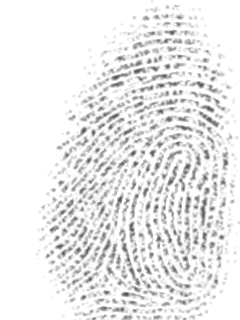
#> input picture notebooks/102_8.tif, 240 x 320 px
$ python -i standardization.py   (imports and definitions only)
#> lines starting #> are read from the running program, lines starting #| are printed output that depends on the picture; after the words box and inside, x2 and y2 are one past the last pixel; in counts of white or black regions, pixels touching at a corner belong together
### notebooks/modules/mask_and_contour.py
import cv2 as cv
import numpy as np
from skimage.filters.rank import enhance_contrast_percentile
from skimage.morphology import disk
from .other import find_contours_result


def threshold_with_enhance(im, ker_ksize=20, p0=0.1, p1=.45):
    """

    Args:
        im: fingerprint image
        ker_ksize: disk kernel size
        p0: first parameter
        p1: second parameter

    Use  enhance contrast percentile for getting binary inv
    Returns: binary fingeprint image

    """
    disk_ker = disk(ker_ksize)
    enh_im = enhance_contrast_percentile(im, disk_ker, p0=p0, p1=p1)
    thresh = cv.threshold(enh_im, 0, 255, cv.THRESH_BINARY)[1]

    return thresh


def get_mask(im, ker_ksize=20, p0=0.1, p1=.6):
    """

    Args:
        im: fingeprint image
        ker_ksize: disk kernel size
        p0: first parameter
        p1: second parameter

    Function for getting mask of fingerprint image

    Returns: mask of fingerprint image

    """
    thresh_im = threshold_with_enhance(im, ker_ksize=ker_ksize, p0=p0, p1=p1)
    res = cv.findContours(thresh_im, cv.RETR_EXTERNAL, cv.CHAIN_APPROX_NONE)

    contours, hierarchy = find_contours_result(res)
    merge_contours = np.vstack(contours)

    hull = cv.convexHull(merge_contours)

    mask = np.zeros((im.shape[0], im.shape[1]), dtype=np.uint8)
    mask = cv.fillConvexPoly(mask, hull, 255)

    return mask

### notebooks/modules/other.py


def find_contours_result(res):
    """

    Args:
        res: results of findContours function
    Function return contours and hierarchy

    Returns: contours, hierarchy

    """
    if len(res) == 2:
        return res[0], res[1]
    elif len(res) == 3:
        return res[1], res[2]
    else:
        return None

### notebooks/modules/standardization.py
import cv2 as cv
import numpy as np
from .other import *
from .mask_and_contour import get_mask


def invers_color(image):
    """

    Args:
        image: grayscale fingeprint image
    Function inverses color if mean color more than Gmax/2.
    Where Gmax is max grayscale value.

    Returns: invers grayscale image

    """
    if image.mean() > 127.5:
        inv_image = cv.bitwise_not(image)
    else:
        inv_image = image.copy()

    return inv_image


def get_proportion(im):
    """

    Args:
        im: image
    Function for getting proportion of image

    Returns: ration of height and width image

    """
    propotion = im.shape[0] / im.shape[1]
    return propotion


def get_golden_ratio_image(im):
    phi = (np.sqrt(5) + 1) / 2
    pr = get_proportion(im)

    if pr > phi:
        new_height = int(im.shape[1] * phi)
        new_im = im[:new_height, :]

        return new_im
    else:
        return im


def crop_fp_image(fp_image, bound_const=5, with_golden_ratio=True):
    """

    Args:
        fp_image: fingerprint image
        bound_const: width of border around fingerprint image
        with_golden_ratio: bool. Use or not golden ratio proportion
    Function use convex hull to find finger and crop it

    Returns: fingerprint image without background

    """
    # invert colors (black -> white, white -> black)
    # and binarize image

    temp_image = fp_image

    # get contours and unite contours
    res = cv.findContours(image=temp_image, mode=cv.RETR_EXTERNAL,
                          method=cv.CHAIN_APPROX_SIMPLE)

    contours, hierarchy = find_contours_result(res)
    new_contour = np.vstack(contours)

    # find parameters of bounding rectangle
    x1, y1, width, height = cv.boundingRect(new_contour)
    x2, y2 = x1 + width, y1 + height
    x1, y1 = x1, y1

    # check coordinates of rectangle
    if x1 < 0:
        x1 = 0

    if y1 < 0:
        y1 = 0

    if x2 > temp_image.shape[1]:
        x2 = temp_image.shape[1]

    if y2 > temp_image.shape[0]:
        y2 = temp_image.shape[0]

    # make new image
    resized_image = temp_image[y1:y2, x1:x2]

    # crop bottom peace of fingeprint
    if with_golden_ratio:
        resized_image = get_golden_ratio_image(resized_image)

    resized_image = cv.copyMakeBorder(resized_image, bound_const, bound_const,
                      bound_const, bound_const, cv.BORDER_CONSTANT, value=0)
    return resized_image


def resize_fp_image(im, new_width=400, interpolation=cv.INTER_LINEAR):
    """

    Args:
        im: fingerprint image
        new_width: new fingerprint image width
        interpolation: interpolation methods

    Function resizes image to new image with new_width and height with saving proportion

    Returns: resized image with new_width

    """
    height, width = im.shape
    k = height/width

    resized_image = cv.resize(im, (new_width, int(new_width*k)), interpolation=interpolation)

    return resized_image


def standardize_image(im, bound_const=5, new_width=400, interpolation=cv.INTER_LINEAR,
                      with_golden_ratio=True, with_ench=True, ker_ksize=20, p0=0.1, p1=.45):
    """

    Args:
        im: fingerprint imgae
        bound_const: width of border around fingerprint image
        new_width: new_width of fingerprint image
        interpolation: Interpolation method
        with_golden_ratio: bool. Use or not golden ratio proportion
        with_ench: use enhancement
        ker_ksize: disk kernel size
        p0: first parameter
        p1: second parameter

    Function for getting standardize fingerprint image

    Returns: standardize fingerprint image
    """

    inv_im = invers_color(im)
    if with_ench:
        mask = get_mask(inv_im, ker_ksize=ker_ksize, p0=p0, p1=p1) == 255
        inv_im[mask==False] = 0

    crop_im = crop_fp_image(inv_im)
    resized_im = resize_fp_image(crop_im)

    return resized_im

>>> import cv2
>>> picture = cv2.imread('../102_8.tif', cv2.IMREAD_GRAYSCALE)
#> picture is the input picture: shape (320, 240); min 82, max 255, mean 235
>>> result = standardize_image(picture)
#> in invers_color, `inv_image = cv.bitwise_not(image)`:
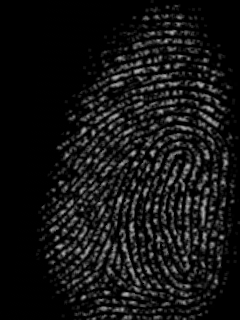
#> inv_image: shape (320, 240); min 0, max 173, mean 20
#> in threshold_with_enhance, `enh_im = enhance_contrast_percentile(im, disk_ker, p0=p0, p1=p1)`:
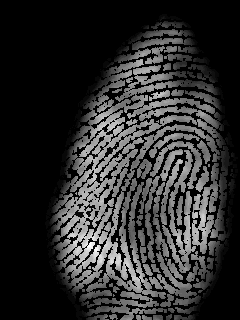
#> enh_im: shape (320, 240); min 0, max 31, mean 5.4; drawn with min black and max white
#> in threshold_with_enhance, `thresh = cv.threshold(enh_im, 0, 255, cv.THRESH_BINARY)[1]`:
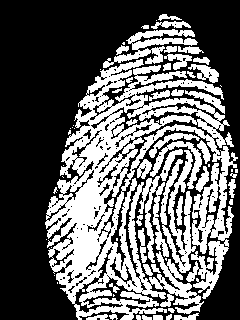
#> thresh: shape (320, 240); 38.8% white; 66 white regions (24 under 20 px)
#> in get_mask, `res = cv.findContours(thresh_im, cv.RETR_EXTERNAL, cv.CHAIN_APPROX_NONE)`: res = 65 contours, 33 with area under 20; largest, box (x1, y1, x2, y2) and area: (45, 59, 238, 320) 24249, (160, 150, 196, 273) 1418, (103, 29, 198, 68) 996, (150, 141, 202, 189) 470, (188, 64, 219, 83) 254
#> in get_mask, `contours, hierarchy = find_contours_result(res)`: contours has the same summary as res
#> in get_mask, `merge_contours = np.vstack(contours)`: merge_contours = contour of 7961 points, box (x1, y1, x2, y2) (45, 14, 238, 320), area 25600
#> in get_mask, `hull = cv.convexHull(merge_contours)`: hull = contour of 36 points, box (x1, y1, x2, y2) (45, 14, 238, 320), area 44853
#> in get_mask, `mask = cv.fillConvexPoly(mask, hull, 255)`:
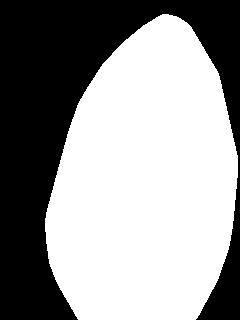
#> mask: shape (320, 240); 58.9% white; 1 black region, box (x1, y1, x2, y2) and area: (0, 0, 240, 320) 31562
#> in standardize_image, `mask = get_mask(inv_im, ker_ksize=ker_ksize, p0=p0, p1=p1) == 255`: mask: shape (320, 240) bool; 58.9% white; 1 black region
#> in standardize_image, `inv_im[mask==False] = 0`:
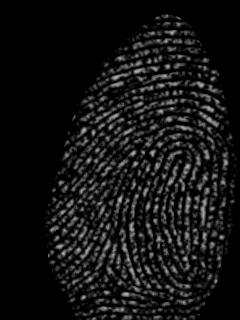
#> inv_im: shape (320, 240); 5.64% of pixels changed, all inside (x1, y1, x2, y2) = (0, 0, 240, 320)
#> in crop_fp_image, `res = cv.findContours(image=temp_image, mode=cv.RETR_EXTERNAL, method=..`: res = 34 contours, 30 with area under 20; largest, box (x1, y1, x2, y2) and area: (45, 21, 238, 320) 41162, (153, 14, 182, 21) 79, (193, 57, 210, 65) 66, (229, 199, 236, 205) 23
#> in crop_fp_image, `contours, hierarchy = find_contours_result(res)`: contours has the same summary as res
#> in crop_fp_image, `new_contour = np.vstack(contours)`: new_contour = contour of 1459 points, box (x1, y1, x2, y2) (45, 14, 238, 320), area 39604
#> in crop_fp_image, `x1, y1, width, height = cv.boundingRect(new_contour)`: x1 = 45; y1 = 14; width = 193; height = 306
#> in crop_fp_image, `x2, y2 = x1 + width, y1 + height`: x2 = 238; y2 = 320
#> in crop_fp_image, `resized_image = temp_image[y1:y2, x1:x2]`:
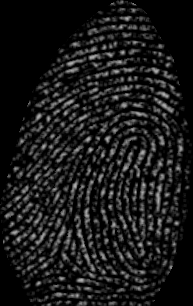
#> resized_image: shape (306, 193); min 0, max 173, mean 25.2
#> in get_golden_ratio_image, `pr = get_proportion(im)`: pr = 1.59
#> in resize_fp_image, `resized_image = cv.resize(im, (new_width, int(new_width*k)), interpola..`:
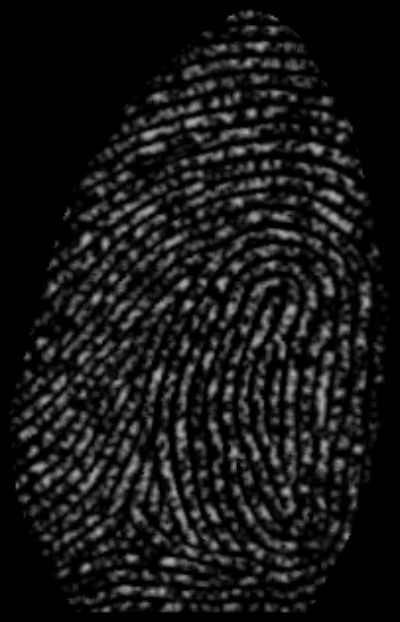
#> resized_image: shape (622, 400); min 0, max 173, mean 23.1
